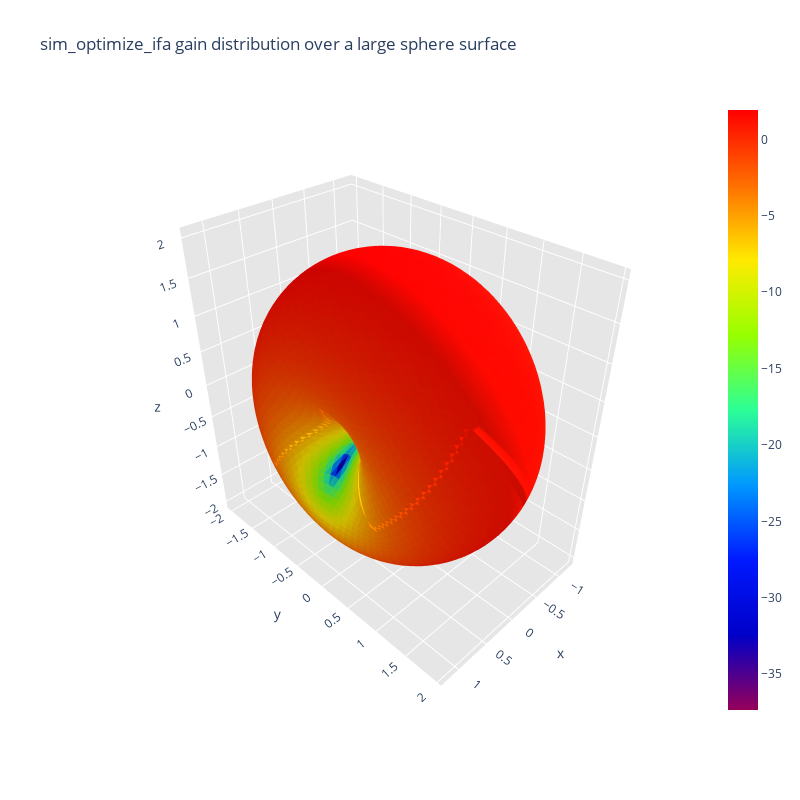

Write notebook code for a chart like this one.
### Code cell
# Étape 2 : Distribution de l'intensité du rayonnement sur une sphère
from efield.efield2 import radiation_intensity_distribution_over_sphere_surface
from efield.efield3 import antenna_directivity_pattern


ifa_meander_mesh2 = 'data/antennas_mesh2/sim_optimize_ifa_mesh2.mat'
ifa_meander_current = 'data/antennas_current/sim_optimize_ifa_current.mat'
ifa_meander_gain_power = 'data/antennas_gain_power/sim_optimize_ifa_gain_power.mat'
filename_sphere_dense = '../../data/sphere_mesh/sphere_dense.mat'

# Étape 2 : Distribution de l'intensité du rayonnement sur une sphère
print("Calculating radiation intensity distribution over sphere surface...")
radiation_intensity_distribution_over_sphere_surface(ifa_meander_mesh2, ifa_meander_current, filename_sphere_dense, radiation=True)

# Étape 3 : Génération du diagramme de directivité
print("Generating antenna directivity pattern...")
antenna_directivity_pattern(ifa_meander_mesh2, ifa_meander_current, ifa_meander_gain_power, radiation=True)

### Figure 1 — Plotly figure (JSON) as saved in the notebook; plotly's stock layout.template omitted (floating-point values rounded to 4 significant figures; data arrays with more than 128 entries replaced by an {"elided": "..."} marker saying what was removed)
{"data": [{"facecolor": {"elided": "8000 str values"}, "i": {"elided": "8000 int values"}, "j": {"elided": "8000 int values"}, "k": {"elided": "8000 int values"}, "name": "", "type": "mesh3d", "x": {"elided": "4002 float values"}, "y": {"elided": "4002 float values"}, "z": {"elided": "4002 float values"}}, {"hoverinfo": "none", "marker": {"color": [-37.35, 1.926], "colorscale": [[0, "rgb(150, 0, 90)"], [0.125, "rgb(0, 0, 200)"], [0.25, "rgb(0, 25, 255)"], [0.375, "rgb(0, 152, 255)"], [0.5, "rgb(44, 255, 150)"], [0.625, "rgb(151, 255, 0)"], [0.75, "rgb(255, 234, 0)"], [0.875, "rgb(255, 111, 0)"], [1, "rgb(255, 0, 0)"]], "showscale": true, "size": 0.1}, "mode": "markers", "showlegend": false, "type": "scatter3d", "x": [0.1231], "y": [0.08944], "z": [1.987]}], "layout": {"height": 800, "scene": {"aspectratio": {"x": 0.6147, "y": 0.9812, "z": 1}, "xaxis": {"backgroundcolor": "rgb(230, 230, 230)", "gridcolor": "rgb(255, 255, 255)", "showbackground": true, "zerolinecolor": "rgb(255, 255, 255)"}, "yaxis": {"backgroundcolor": "rgb(230, 230, 230)", "gridcolor": "rgb(255, 255, 255)", "showbackground": true, "zerolinecolor": "rgb(255, 255, 255)"}, "zaxis": {"backgroundcolor": "rgb(230, 230, 230)", "gridcolor": "rgb(255, 255, 255)", "showbackground": true, "zerolinecolor": "rgb(255, 255, 255)"}}, "title": {"text": "sim_optimize_ifa gain distribution over a large sphere surface"}, "width": 800}}
